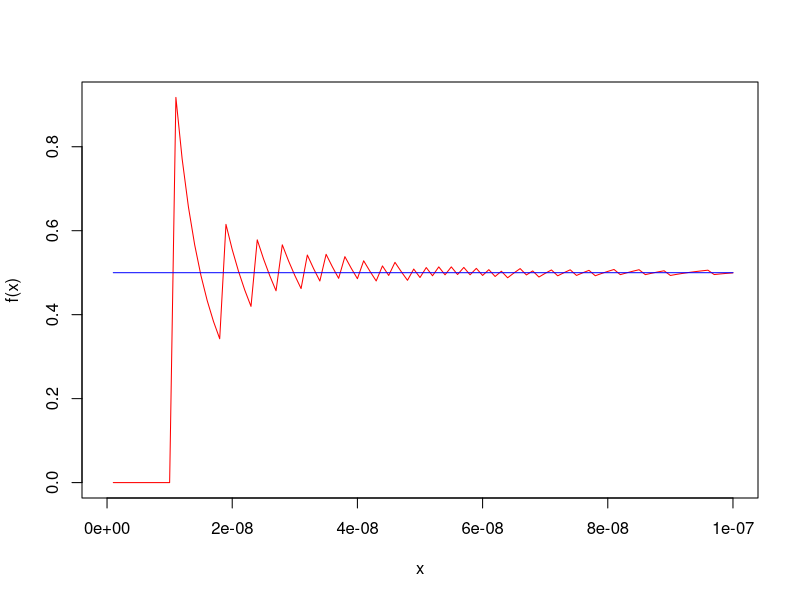

The R source for this figure:
f<-function(x) (1-cos(x))/x^2
g<-function(x) (2*sin(x/2)^2)/x^2

#f<-function(x) tan(x)^2/x^2
#g<-function(x) (1-cos(2*x))/(x^2*(1+cos(2*x)))

x<- seq(from=0, to=0.0000001, by=0.000001/1000)

plot(x, y=f(x), type="l", col="red")
lines(x, y=g(x), col="blue")